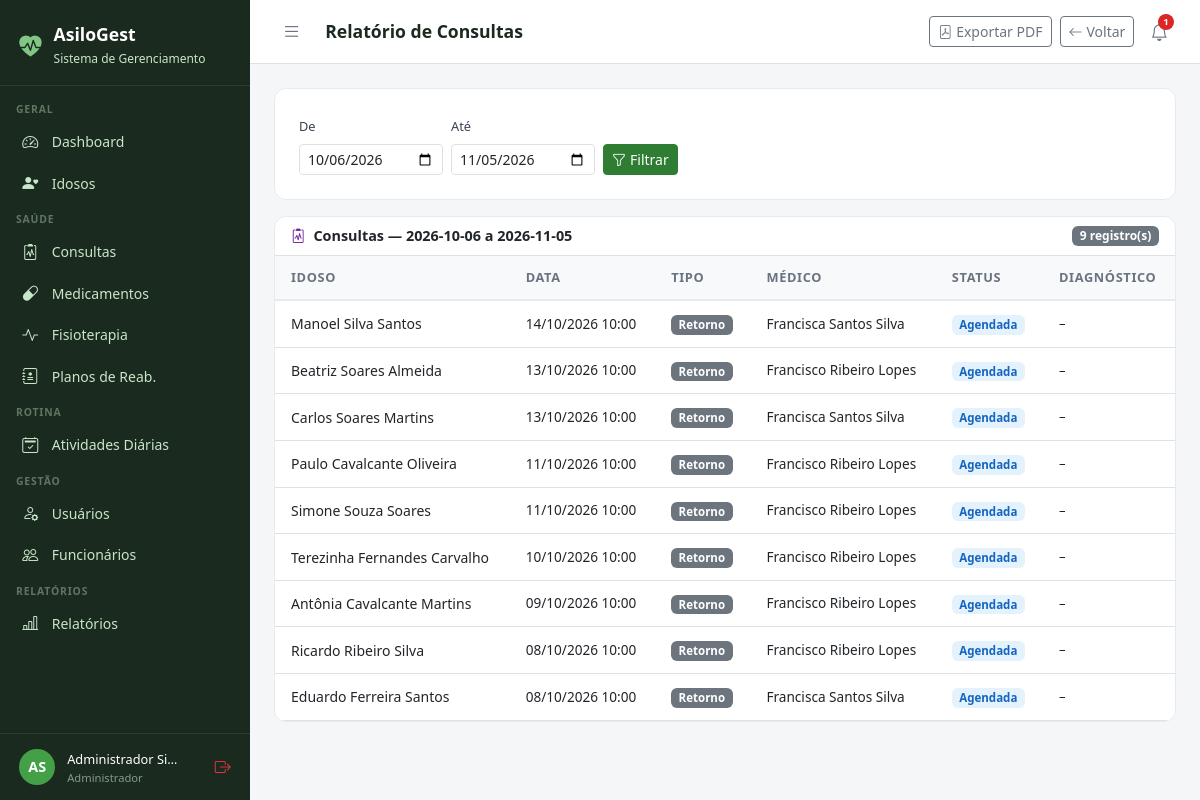
The app's page /relatorios/consultas/ (signed in), older data.
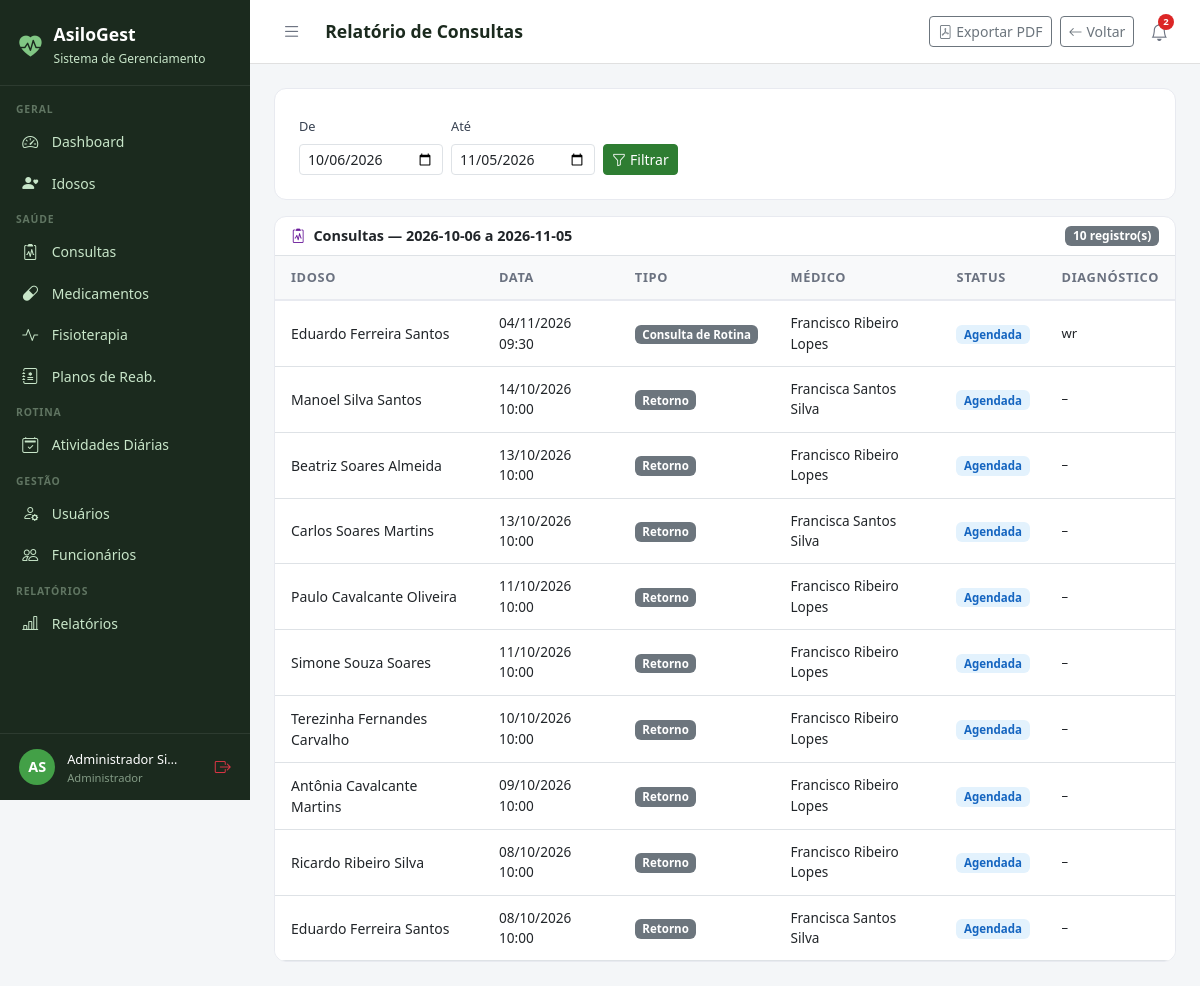
The same page, newer data.
### core/models.py (models this page shows, shortened)
class Usuario(AbstractUser):
    PERFIL_CHOICES = [
        ('administrador', 'Administrador'),
        ('medico', 'Médico'),
        ('fisioterapeuta', 'Fisioterapeuta'),
        ('enfermeiro', 'Enfermeiro(a)'),
        ('recepcionista', 'Recepcionista'),
        ('familiar', 'Familiar do Idoso'),
    ]
    perfil = models.CharField(
        max_length=20, choices=PERFIL_CHOICES,
        default='recepcionista', verbose_name='Perfil de Acesso'
    )
    telefone = models.CharField(max_length=15, blank=True, verbose_name='Telefone')
    cpf = models.CharField(max_length=14, unique=True, null=True, blank=True, verbose_name='CPF')
    foto = models.ImageField(upload_to='usuarios/', blank=True, null=True, verbose_name='Foto')
    data_nascimento = models.DateField(null=True, blank=True, verbose_name='Data de Nascimento')
    especialidade = models.CharField(
        max_length=100, blank=True, verbose_name='Especialidade',
        help_text='Preencha para Médico ou Fisioterapeuta'
    )
    data_admissao = models.DateField(null=True, blank=True, verbose_name='Data de Admissão')
    primeiro_acesso = models.BooleanField(
        default=True, verbose_name='Primeiro Acesso',
        help_text='Usuário deve definir senha no primeiro login'
    )
    ativo = models.BooleanField(default=True, verbose_name='Ativo')
    criado_em = models.DateTimeField(auto_now_add=True)
    class Meta:
        verbose_name = 'Usuário'
        verbose_name_plural = 'Usuários'
        ordering = ['first_name', 'last_name']
    @property
    def is_administrador(self):
        return self.perfil == 'administrador' or self.is_superuser
    @property
    def is_fisioterapeuta(self):
        return self.perfil == 'fisioterapeuta'
    @property
    def is_familiar(self):
        return self.perfil == 'familiar'
    @property
    def pode_ver_saude(self):
        return (self.is_administrador or self.is_medico
                or self.is_fisioterapeuta or self.is_enfermeiro)
    @property
    def pode_cadastrar_usuarios(self):
        return self.is_administrador or self.is_recepcionista
    @property
    def pode_administrar(self):
        return self.is_administrador

### consultas/models.py (models this page shows, shortened)
class Consulta(models.Model):
    TIPO_CHOICES = [
        ('rotina', 'Consulta de Rotina'),
        ('urgencia', 'Urgência'),
        ('retorno', 'Retorno'),
        ('especialidade', 'Especialidade'),
        ('preventiva', 'Preventiva'),
    ]
    STATUS_CHOICES = [
        ('agendada', 'Agendada'),
        ('realizada', 'Realizada'),
        ('cancelada', 'Cancelada'),
        ('falta', 'Falta'),
    ]
    idoso = models.ForeignKey(Idoso, on_delete=models.CASCADE, related_name='consultas')
    medico = models.ForeignKey(Usuario, on_delete=models.SET_NULL, null=True, related_name='consultas_medico', limit_choices_to={'perfil': 'medico'})
    data_hora = models.DateTimeField(verbose_name='Data e Hora')
    tipo = models.CharField(max_length=15, choices=TIPO_CHOICES, default='rotina')
    status = models.CharField(max_length=10, choices=STATUS_CHOICES, default='agendada')
    queixa_principal = models.TextField(blank=True, verbose_name='Queixa Principal')
    anamnese = models.TextField(blank=True, verbose_name='Anamnese')
    exame_fisico = models.TextField(blank=True, verbose_name='Exame Físico')
    diagnostico = models.TextField(blank=True, verbose_name='Diagnóstico')
    prescricao = models.TextField(blank=True, verbose_name='Prescrição / Conduta')
    retorno_em = models.DateField(null=True, blank=True, verbose_name='Retorno Previsto')
    observacoes = models.TextField(blank=True)
    criado_em = models.DateTimeField(auto_now_add=True)
    atualizado_em = models.DateTimeField(auto_now=True)
    class Meta:
        verbose_name = 'Consulta'
        verbose_name_plural = 'Consultas'
        ordering = ['-data_hora']

### idosos/models.py (models this page shows, shortened)
class Idoso(models.Model):
    SEXO_CHOICES = [('M', 'Masculino'), ('F', 'Feminino')]
    TIPO_SANGUINEO = [('A+','A+'),('A-','A-'),('B+','B+'),('B-','B-'),('AB+','AB+'),('AB-','AB-'),('O+','O+'),('O-','O-')]
    STATUS_CHOICES = [('ativo','Ativo'),('inativo','Inativo'),('internado','Internado'),('falecido','Falecido')]
    nome = models.CharField(max_length=150, verbose_name='Nome Completo')
    data_nascimento = models.DateField(verbose_name='Data de Nascimento')
    sexo = models.CharField(max_length=1, choices=SEXO_CHOICES)
    cpf = models.CharField(max_length=14, unique=True, null=True, blank=True)
    rg = models.CharField(max_length=20, blank=True)
    tipo_sanguineo = models.CharField(max_length=3, choices=TIPO_SANGUINEO, blank=True)
    foto = models.ImageField(upload_to='idosos/', blank=True, null=True)
    status = models.CharField(max_length=10, choices=STATUS_CHOICES, default='ativo')
    endereco = models.CharField(max_length=200, blank=True)
    cidade = models.CharField(max_length=100, blank=True)
    estado = models.CharField(max_length=2, blank=True)
    cep = models.CharField(max_length=9, blank=True)
    alergias = models.TextField(blank=True, verbose_name='Alergias')
    condicoes_medicas = models.TextField(blank=True, verbose_name='Condições Médicas')
    observacoes = models.TextField(blank=True, verbose_name='Observações Gerais')
    data_entrada = models.DateField(verbose_name='Data de Entrada')
    numero_quarto = models.CharField(max_length=10, blank=True, verbose_name='Quarto')
    criado_em = models.DateTimeField(auto_now_add=True)
    atualizado_em = models.DateTimeField(auto_now=True)
    class Meta:
        verbose_name = 'Idoso'
        verbose_name_plural = 'Idosos'
        ordering = ['nome']

### relatorios/views.py (the view)
# urls.py: path('consultas/', views.consultas_relatorio, name='consultas'),
@login_required
@perfil_required('administrador', 'medico', 'recepcionista')
def consultas_relatorio(request):
    from consultas.models import Consulta
    hoje = date.today()
    inicio = request.GET.get('inicio', str(hoje - timedelta(days=30)))
    fim = request.GET.get('fim', str(hoje))
    consultas = Consulta.objects.filter(
        data_hora__date__range=[inicio, fim]
    ).select_related('idoso', 'medico').order_by('-data_hora')
    ctx = {'consultas': consultas, 'inicio': inicio, 'fim': fim, 'hoje': hoje}
    if request.GET.get('pdf'):
        html = render_to_string('relatorios/pdf/consultas.html', ctx)
        return _pdf_response(html, 'relatorio_consultas.pdf')
    return render(request, 'relatorios/consultas.html', ctx)

### templates/relatorios/consultas.html (shortened to what this page needs)
{% extends 'base.html' %}
{% block page_title %}Relatório de Consultas{% endblock %}
{% block topbar_actions %}
<a href="{% url 'relatorios:consultas' %}?pdf=1&inicio={{ inicio }}&fim={{ fim }}" class="btn btn-sm btn-outline-secondary"><i class="bi bi-file-pdf me-1"></i>Exportar PDF</a>
<a href="{% url 'relatorios:lista' %}" class="btn btn-sm btn-outline-secondary"><i class="bi bi-arrow-left me-1"></i>Voltar</a>
{% endblock %}
{% block content %}
<div class="form-card mb-3">
  <form method="get" class="row g-2 align-items-end">
    <div class="col-auto">
      <label class="form-label" style="font-size:.8rem;">De</label>
      <input type="date" name="inicio" value="{{ inicio }}" class="form-control form-control-sm">
    </div>
    <div class="col-auto">
      <label class="form-label" style="font-size:.8rem;">Até</label>
      <input type="date" name="fim" value="{{ fim }}" class="form-control form-control-sm">
    </div>
    <div class="col-auto">
      <button type="submit" class="btn btn-primary btn-sm"><i class="bi bi-funnel me-1"></i>Filtrar</button>
    </div>
  </form>
</div>
<div class="table-card">
  <div class="d-flex align-items-center justify-content-between px-3 py-2 border-bottom">
    <span style="font-weight:600;font-size:.9rem;"><i class="bi bi-clipboard2-pulse me-2" style="color:#6A1B9A;"></i>Consultas — {{ inicio }} a {{ fim }}</span>
    <span class="badge bg-secondary">{{ consultas|length }} registro(s)</span>
  </div>
  <table class="table table-hover">
    <thead><tr><th>Idoso</th><th>Data</th><th>Tipo</th><th>Médico</th><th>Status</th><th>Diagnóstico</th></tr></thead>
    <tbody>
      {% for c in consultas %}
      <tr>
        <td style="font-weight:500;font-size:.875rem;">{{ c.idoso.nome }}</td>
        <td style="font-size:.85rem;">{{ c.data_hora|date:"d/m/Y H:i" }}</td>
        <td><span class="badge bg-secondary" style="font-size:.72rem;">{{ c.get_tipo_display }}</span></td>
        <td style="font-size:.85rem;">{{ c.medico.get_full_name|default:"–" }}</td>
        <td><span class="badge" style="font-size:.72rem;{% if c.status == 'realizada' %}background:#E8F5E9;color:#2E7D32;{% elif c.status == 'agendada' %}background:#E3F2FD;color:#1565C0;{% else %}background:#FFEBEE;color:#C62828;{% endif %}">{{ c.get_status_display }}</span></td>
        <td style="font-size:.82rem;">{{ c.diagnostico|truncatechars:50|default:"–" }}</td>
      </tr>
      {% empty %}
      <tr><td colspan="6" class="text-center text-muted py-4">Nenhuma consulta no período.</td></tr>
      {% endfor %}
    </tbody>
  </table>
</div>
{% endblock %}

### templates/base.html (shortened to what this page needs)
<!DOCTYPE html>
<html lang="pt-br">
<head>
  <link href="https://cdn.jsdelivr.net/npm/bootstrap@5.3.0/dist/css/bootstrap.min.css" rel="stylesheet">
  <link href="https://cdn.jsdelivr.net/npm/bootstrap-icons@1.11.0/font/bootstrap-icons.css" rel="stylesheet">
</head>
<body>
{% if user.is_authenticated %}
<div id="sidebar">
  <div class="sidebar-brand">
    <i class="bi bi-heart-pulse-fill" style="color:#81C784;font-size:1.4rem;"></i>
    <div>
      <h5 style="margin:0;">AsiloGest</h5>
      <small>Sistema de Gerenciamento</small>
    </div>
  </div>
  <nav class="sidebar-nav">
    <div class="nav-section">Geral</div>
    <a href="{% url 'dashboard' %}" class="sidebar-link {% if request.resolver_match.url_name == 'dashboard' %}active{% endif %}">
      <i class="bi bi-speedometer2"></i> Dashboard
    </a>
    <a href="{% url 'idosos:lista' %}" class="sidebar-link">
      <i class="bi bi-person-heart"></i>
      {% if user.is_familiar %}Meus Familiares{% else %}Idosos{% endif %}
    </a>
    {% if user.pode_ver_saude or user.is_familiar %}
    <div class="nav-section">Saúde</div>
    <a href="{% url 'consultas:lista' %}" class="sidebar-link">
      <i class="bi bi-clipboard2-pulse"></i> Consultas
    </a>
    <a href="{% url 'medicamentos:lista' %}" class="sidebar-link">
      <i class="bi bi-capsule"></i> Medicamentos
    </a>
    <a href="{% url 'fisioterapia:lista' %}" class="sidebar-link">
      <i class="bi bi-activity"></i> Fisioterapia
    </a>
    {% if user.pode_ver_saude and not user.is_familiar %}
    <a href="{% url 'fisioterapia:planos_lista' %}" class="sidebar-link">
      <i class="bi bi-journal-medical"></i> Planos de Reab.
    </a>
    {% endif %}
    {% endif %}
    <div class="nav-section">Rotina</div>
    <a href="{% url 'atividades:lista' %}" class="sidebar-link">
      <i class="bi bi-calendar2-check"></i> Atividades Diárias
    </a>
    {% if user.pode_cadastrar_usuarios %}
    <div class="nav-section">Gestão</div>
    <a href="{% url 'usuarios_lista' %}" class="sidebar-link">
      <i class="bi bi-person-gear"></i> Usuários
    </a>
    {% endif %}
    {% if user.pode_administrar %}
    <a href="{% url 'funcionarios:lista' %}" class="sidebar-link">
      <i class="bi bi-people"></i> Funcionários
    </a>
    {% endif %}
    {% if user.pode_ver_saude or user.pode_administrar %}
    <div class="nav-section">Relatórios</div>
    <a href="{% url 'relatorios:lista' %}" class="sidebar-link">
      <i class="bi bi-bar-chart-line"></i> Relatórios
    </a>
    {% endif %}
  </nav>
  <div class="sidebar-user">
    <div class="avatar">{{ user.first_name|first|upper }}{{ user.last_name|first|upper }}</div>
    <div class="info" style="min-width:0;flex:1;">
      <span>{{ user.get_full_name|truncatechars:18 }}</span>
      <small>{{ user.get_perfil_display }}</small>
    </div>
    <a href="{% url 'logout' %}" class="text-danger" title="Sair" style="flex-shrink:0;">
      <i class="bi bi-box-arrow-right"></i>
    </a>
  </div>
</div>
<div id="main">
  <div class="topbar">
    <div class="topbar-left">
      <button class="btn-toggle-sidebar" onclick="toggleSidebar()" title="Menu">
        <i class="bi bi-list"></i>
      </button>
      <h4>{% block page_title %}{% endblock %}</h4>
    </div>
    <div class="d-flex align-items-center gap-2">
      {% block topbar_actions %}{% endblock %}
      <div style="position:relative;">
        <button class="notif-btn" id="notifBtn" onclick="toggleNotif()" title="Notificações">
          <i class="bi bi-bell"></i>
          {% if notif_count %}
          <span class="notif-badge">{{ notif_count }}</span>
          {% endif %}
        </button>
      </div>
    </div>
  </div>
  <div class="content">
    {% block content %}{% endblock %}
  </div>
</div>
{% else %}
{% block full_content %}{% endblock %}
{% endif %}
</body>
</html>

### templates/base.html (style rules this page uses)
:root { --sidebar-width: 250px; --primary: #2E7D32; --primary-light: #43A047; --accent: #1565C0; --bg-sidebar: #1B2A1E; --bg-sidebar-hover: #2E4A33; --text-sidebar: #C8E6C9; --transition: 0.3s ease; }
body { background: #F4F6F8; font-family: 'Segoe UI', sans-serif; }
#sidebar { position: fixed; top: 0; left: 0; width: var(--sidebar-width); height: 100vh; background: var(--bg-sidebar); z-index: 1000; display: flex; flex-direction: column; overflow-y: auto; transition: transform var(--transition); }
.sidebar-brand { padding: 1.5rem 1.2rem 1rem; border-bottom: 1px solid rgba(255,255,255,0.08); display: flex; align-items: center; gap: .75rem; }
.sidebar-brand h5 { color: #fff; font-weight: 700; margin: 0; font-size: 1.1rem; }
.sidebar-brand small { color: var(--text-sidebar); font-size: .75rem; }
.sidebar-nav { padding: .5rem 0; flex: 1; }
.nav-section { padding: .5rem 1rem .2rem; color: rgba(200,230,201,.4); font-size: .65rem; font-weight: 700; letter-spacing: .08em; text-transform: uppercase; }
.sidebar-link { display: flex; align-items: center; gap: .65rem; padding: .55rem 1.2rem; color: var(--text-sidebar); text-decoration: none; font-size: .875rem; transition: all .2s; border-left: 3px solid transparent; }
.sidebar-link i { font-size: 1rem; width: 1.2rem; }
.sidebar-user { padding: .8rem 1.2rem; border-top: 1px solid rgba(255,255,255,0.08); display: flex; align-items: center; gap: .75rem; }
.sidebar-user .avatar { width: 36px; height: 36px; background: var(--primary-light); border-radius: 50%; display: flex; align-items: center; justify-content: center; color: #fff; font-weight: 700; font-size: .9rem; flex-shrink: 0; }
.sidebar-user .info small { color: rgba(200,230,201,.6); font-size: .7rem; display: block; }
.sidebar-user .info span { color: #fff; font-size: .8rem; }
#main { margin-left: var(--sidebar-width); min-height: 100vh; display: flex; flex-direction: column; transition: margin-left var(--transition); }
.topbar { background: #fff; border-bottom: 1px solid #E0E0E0; padding: .75rem 1.5rem; display: flex; align-items: center; justify-content: space-between; position: sticky; top: 0; z-index: 999; }
.topbar-left { display: flex; align-items: center; gap: 1rem; }
.topbar h4 { margin: 0; font-size: 1.1rem; font-weight: 600; color: #1B2A1E; }
.btn-toggle-sidebar { background: none; border: none; padding: .4rem .5rem; color: #6B7280; cursor: pointer; border-radius: 6px; font-size: 1.2rem; line-height: 1; transition: background .2s, color .2s; }
.notif-btn { position: relative; background: none; border: none; padding: .4rem .5rem; color: #6B7280; cursor: pointer; border-radius: 6px; font-size: 1.1rem; transition: background .2s, color .2s; }
.notif-badge { position: absolute; top: 2px; right: 2px; background: #DC2626; color: #fff; font-size: .6rem; font-weight: 700; min-width: 16px; height: 16px; border-radius: 8px; padding: 0 4px; display: flex; align-items: center; justify-content: center; }
.content { padding: 1.5rem; flex: 1; }
.table-card { background: #fff; border-radius: 12px; border: 1px solid #E8EAF0; overflow: hidden; }
.table-card .table { margin: 0; }
.table thead th { background: #F8F9FA; border-bottom: 2px solid #E8EAF0; font-size: .8rem; font-weight: 600; color: #6B7280; text-transform: uppercase; letter-spacing: .05em; padding: .75rem 1rem; }
.table td { padding: .75rem 1rem; vertical-align: middle; font-size: .9rem; }
.form-card { background: #fff; border-radius: 12px; border: 1px solid #E8EAF0; padding: 1.5rem; }
.form-label { font-weight: 500; font-size: .875rem; color: #374151; }
.btn-primary { background: var(--primary); border-color: var(--primary); }

Row changes from the older to the newer data that the page shows:
added Consulta: idoso.nome "Eduardo Ferreira Santos", data_hora "04/11/2026 09:30", tipo "Consulta de Rotina", medico.get_full_name "Francisco Ribeiro Lopes", status "Agendada", diagnostico "wr"
Text that changed along with them:
{{ notif_count }}: "1" → "2"
{{ consultas|length }}: "9" → "10"
